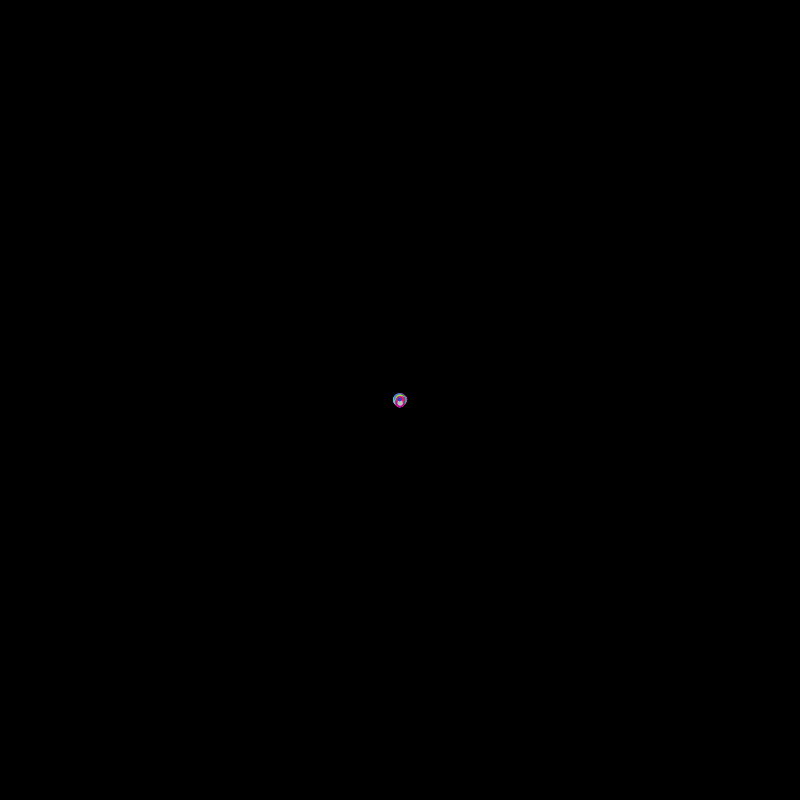
Frame 1 (no input)
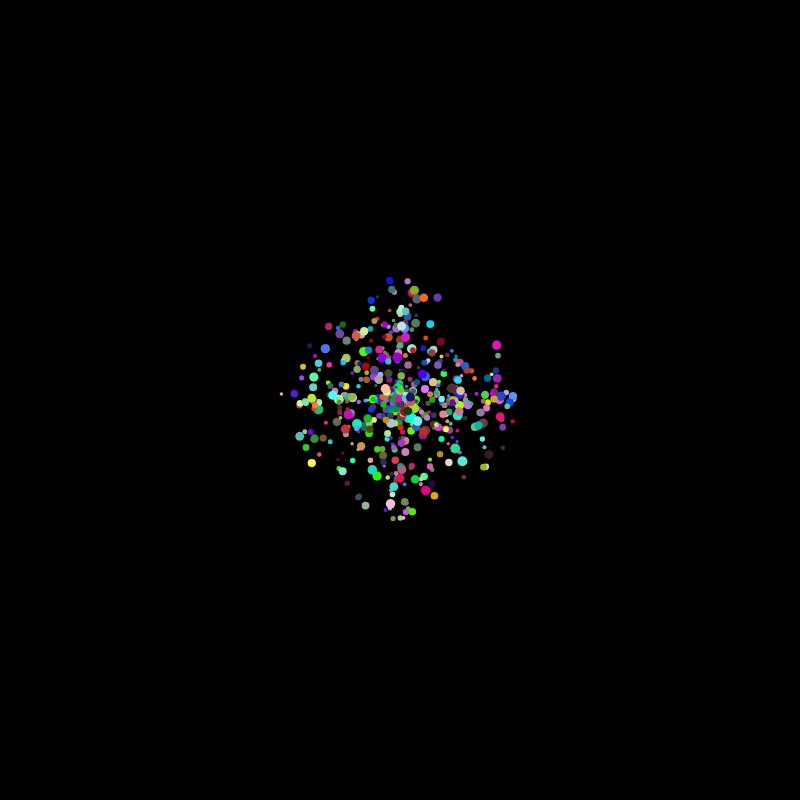
Frame 60 (no input)
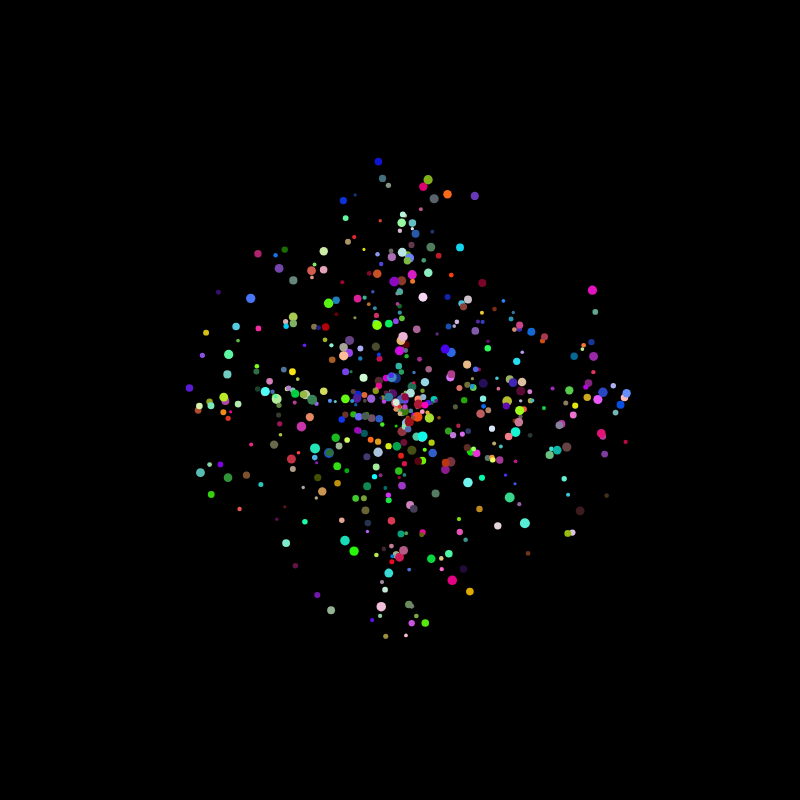
Frame 120 (the mouse pressed at the canvas centre since frame 60)

The p5.js sketch that drew these frames (run headless with seeded random() and noise() and a simulated clock; from frame 60 on, the mouse is pressed at the canvas centre):

// p5.js sketch
// ── sketch.js
function Particle(x, y, speedX, speedY, radius, color, lifetime) {
  this.position = createVector(x, y);
  this.speeed = createVector(speedX, speedY);
  this.radius = radius;
  this.age = 0;
  this.lifetime = lifetime;

  this.update = function () {
    this.position.add(this.speeed);
    this.age++;
  };

  this.draw = function () {
    noStroke();
    fill(color);
    ellipse(this.position.x, this.position.y, radius);
  };
}

function Emitter(x, y, startParticles, averageParticleLifetime) {
  this.x = x;
  this.y = y;
  this.startParticles = startParticles;
  this.averageParticleLifetime = averageParticleLifetime;
  this.particles = [];

  this.createParticle = function () {
    let randomParticle = p5.Vector.random2D();
    let randomSpeed = p5.Vector.random2D().mult(2);

    return new Particle(
      randomParticle.x,
      randomParticle.y,
      randomSpeed.x * random(),
      randomSpeed.y * random(),
      random(3, 10),
      color([random(0, 255), random(0, 255), random(0, 255)]),
      random(0, this.averageParticleLifetime * 2)
    );
  };

  this.createParticles = function () {
    for (let i = 0; i < this.startParticles; i++) {
      this.particles.push(this.createParticle());
    }
  };

  this.emit = function () {
    for (let i = 0; i < this.particles.length; i++) {
      this.particles[i].update();
      this.particles[i].draw();
    }
  };

  this.refresh = function () {
    // remove particles with elapsed lifetime
    let agedParticles = 0;
    for (let i = this.particles.length - 1; i >= 0; i--) {
      if (this.particles[i].age >= this.particles[i].lifetime) {
        this.particles.splice(i, 1);
        agedParticles++;
      }
    }

    // replace the dead particles with new ones
    for (let i = 0; i < agedParticles; i++) {
      let randomParticle = p5.Vector.random2D();
      let randomSpeed = p5.Vector.random2D();
      this.particles.push(this.createParticle());
    }
  };
}

let emitter;
function setup() {
  createCanvas(800, 800);

  emitter = new Emitter(0, 0, 500, 300);
  emitter.createParticles();
}

function draw() {
  background(0);
  translate(width / 2, height / 2);

  emitter.emit();
  emitter.refresh();
}
